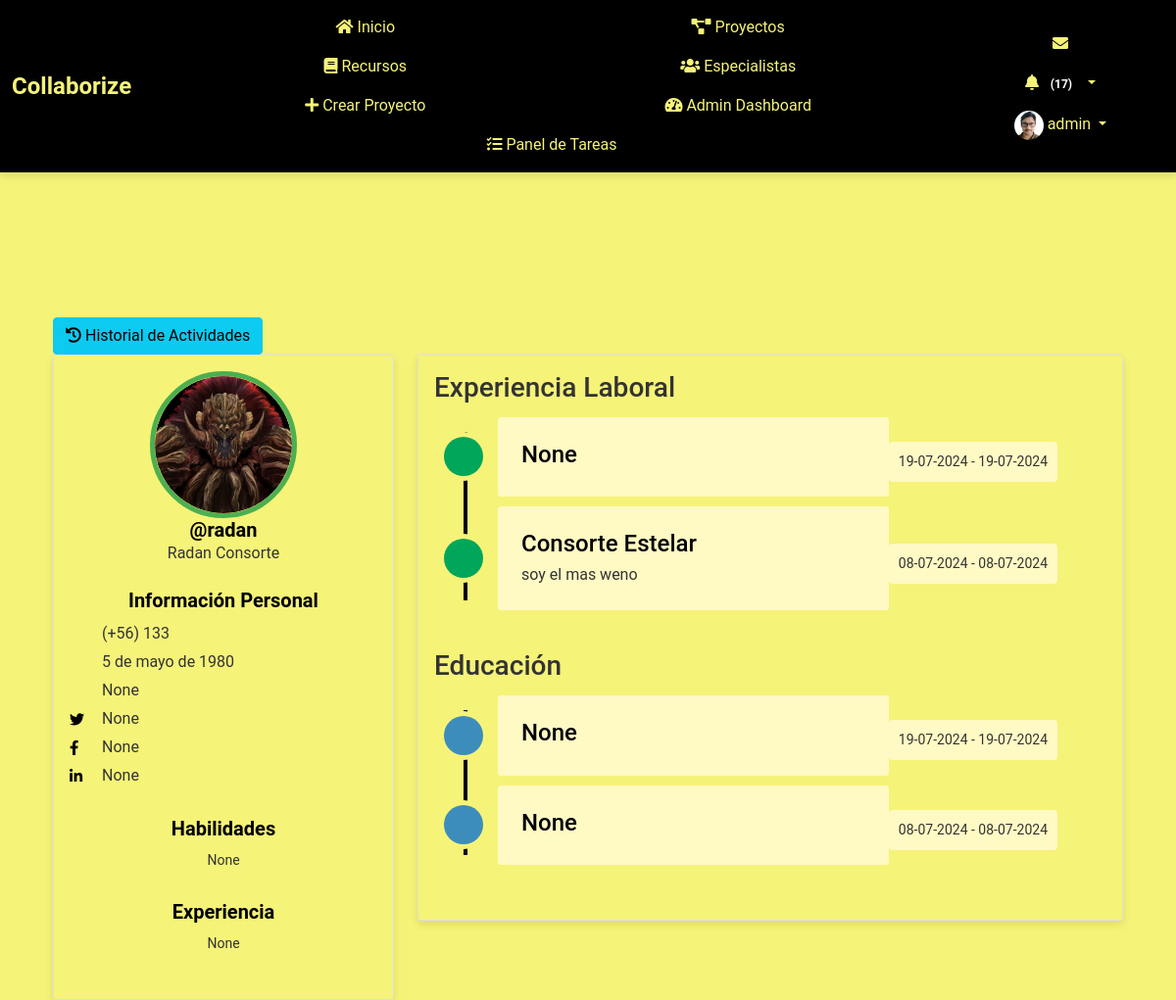
Page /perfil/13/ (signed in) on the committed database.
### myapp/models.py (models this page shows, shortened)
class Perfil(models.Model):
    user = models.OneToOneField(User, on_delete=models.CASCADE)
    nombre = models.CharField(max_length=30, blank=True, null=True)
    apellido = models.CharField(max_length=30, blank=True, null=True)
    telefono = models.CharField(max_length=15, blank=True, null=True)
    fecha_nacimiento = models.DateField(null=True, blank=True)
    avatar = models.ImageField(upload_to='avatars/', null=True, blank=True)
    website = models.URLField(max_length=200, blank=True, null=True)
    twitter = models.URLField(max_length=200, blank=True, null=True)
    facebook = models.URLField(max_length=200, blank=True, null=True)
    linkedin = models.URLField(max_length=200, blank=True, null=True)
    habilidades = models.TextField(blank=True, null=True)
    experiencia = models.TextField(blank=True, null=True)
    especialidad = models.CharField(max_length=200,blank=True, null=True)
    ubicacion = models.CharField(max_length=200,blank=True, null=True)
    disponibilidad = models.BooleanField(blank=True, null=True)

class ExperienciaLaboral(models.Model):
    perfil = models.ForeignKey(Perfil, related_name='experiencias', on_delete=models.CASCADE)
    titulo = models.CharField(max_length=100, blank=True, null=True)
    descripcion = models.TextField(blank=True, null=True)
    fecha_inicio = models.DateField(default=timezone.now)
    fecha_fin = models.DateField(blank=True, null=True)

class Educacion(models.Model):
    perfil = models.ForeignKey(Perfil, related_name='educaciones', on_delete=models.CASCADE)
    titulo = models.CharField(max_length=100, blank=True, null=True)
    institucion = models.CharField(max_length=100, blank=True, null=True)
    fecha_inicio = models.DateField(default=timezone.now)
    fecha_fin = models.DateField(blank=True, null=True)

### myapp/views.py (the view)
# urls.py: path('perfil/<int:user_id>/', views.ver_perfil, name='ver_perfil'),
@login_required
def ver_perfil(request, user_id):
    usuario = get_object_or_404(User, id=user_id)
    perfil = usuario.perfil
    if request.method == 'POST':
        if 'toggle_disponibilidad' in request.POST:
            perfil.disponibilidad = not perfil.disponibilidad
            perfil.save()
        return redirect('ver_perfil', user_id=user_id)
    experiencias = ExperienciaLaboral.objects.filter(perfil=perfil).order_by('-fecha_inicio')
    educaciones = Educacion.objects.filter(perfil=perfil).order_by('-fecha_inicio')
    proyectos_creados = Proyecto.objects.filter(creador=usuario)
    proyectos_colaborados = Proyecto.objects.filter(colaboradores=usuario)
    return render(request, 'myapp/ver_perfil.html', {
        'usuario': usuario,
        'perfil': perfil,
        'experiencias': experiencias,
        'educaciones': educaciones,
        'proyectos_creados': proyectos_creados,
        'proyectos_colaborados': proyectos_colaborados,
    })

### myapp/templates/myapp/ver_perfil.html (shortened to what this page needs)
{% extends 'myapp/base.html' %}
{% load static %}
{% load custom_filters %}
{% block extra_css %}
<link rel="stylesheet" href="{% static 'css/ver_perfil.css' %}">
<link href="https://cdnjs.cloudflare.com/ajax/libs/font-awesome/5.11.2/css/all.min.css" rel="stylesheet">
<link href="https://cdn.jsdelivr.net/npm/@icon/entypo@1.0.3/entypo.css" rel="stylesheet">
{% endblock %}
{% block content %}
<div class="container bootstrap snippet mt-5">
    <div class="row">
        <div class="col-md-12">
            <div class="btn-group-custom">
                <a href="{% url 'historial_actividades' usuario.id %}" class="btn btn-info btn-custom">
                    <i class="fa fa-history"></i> Historial de Actividades
                </a>
            </div>
        </div>
    </div>
    <div class="row">
        <div class="col-md-4">
            <div class="left-profile-card card">
                <div class="card-body">
                    <div class="user-profile {% if perfil.disponibilidad %}available{% else %}not-available{% endif %}">
                        {% if perfil.avatar %}
                            <img src="{{ perfil.avatar.url }}" alt="Avatar">
                        {% else %}
                            <img src="{% static 'images/default-avatar.png' %}" alt="Avatar">
                        {% endif %}
                    </div>
                    <h3>@{{ usuario.username }}</h3>
                    <p>{{ perfil.nombre }} {{ perfil.apellido }}</p>
                    <div class="personal-info mt-4">
                        <h3>Información Personal</h3>
                        <ul class="personal-list">
                            <li>(+56) {{ perfil.telefono }}</li>
                            <li>{{ perfil.fecha_nacimiento }}</li>
                            <li>{{ perfil.website }}</li>
                            <li><i class="fab fa-twitter"></i> {{ perfil.twitter }}</li>
                            <li><i class="fab fa-facebook-f"></i> {{ perfil.facebook }}</li>
                            <li><i class="fab fa-linkedin-in"></i> {{ perfil.linkedin }}</li>
                        </ul>
                    </div>
                    <div class="personal-info mt-4">
                        <h3>Habilidades</h3>
                        <p>{{ perfil.habilidades }}</p>
                    </div>
                    <div class="personal-info mt-4">
                        <h3>Experiencia</h3>
                        <p>{{ perfil.experiencia }}</p>
                    </div>
                </div>
            </div>
        </div>
        <div class="col-md-8">
            <div class="right-profile-card card">
                <div class="card-body">
                    <h3>Experiencia Laboral</h3>
                    <div class="timeline-centered">
                        {% for experiencia in experiencias %}
                            <article class="timeline-entry">
                                <div class="timeline-entry-inner">
                                    <div class="timeline-icon bg-success">
                                    </div>
                                    <div class="timeline-label">
                                        <h2>{{ experiencia.titulo }}</h2>
                                        <p>{{ experiencia.descripcion }}</p>
                                    </div>
                                    <time class="timeline-time" datetime="{{ experiencia.fecha_inicio }}">{{ experiencia.fecha_inicio|date:"d-m-Y" }} -
                                        {% if experiencia.fecha_fin %}
                                            {{ experiencia.fecha_fin|date:"d-m-Y" }}
                                        {% else %}
                                            Actualmente
                                        {% endif %}
                                    </time>
                                </div>
                            </article>
                        {% endfor %}
                    </div>
                    <h3>Educación</h3>
                    <div class="timeline-centered">
                        {% for educacion in educaciones %}
                            <article class="timeline-entry">
                                <div class="timeline-entry-inner">
                                    <div class="timeline-icon bg-info">
                                    </div>
                                    <div class="timeline-label">
                                        <h2>{{ educacion.institucion }}</h2>
                                    </div>
                                    <time class="timeline-time" datetime="{{ educacion.fecha_inicio }}">{{ educacion.fecha_inicio|date:"d-m-Y" }} -
                                        {% if educacion.fecha_fin %}
                                            {{ educacion.fecha_fin|date:"d-m-Y" }}
                                        {% else %}
                                            Actualmente
                                        {% endif %}
                                    </time>
                                </div>
                            </article>
                        {% endfor %}
                    </div>
                </div>
            </div>
        </div>
    </div>
</div>
{% endblock %}

### myapp/templates/myapp/base.html (shortened to what this page needs)
<!DOCTYPE html>
<html lang="es">
<head>
    {% load static %}
    <link rel="stylesheet" href="https://cdn.jsdelivr.net/npm/bootstrap@5.1.3/dist/css/bootstrap.min.css">
    <link rel="stylesheet" href="https://cdnjs.cloudflare.com/ajax/libs/font-awesome/5.15.4/css/all.min.css">
    <link rel="stylesheet" href="https://cdn.jsdelivr.net/npm/@icon/entypo@1.0.3/entypo.css">
    <link rel="stylesheet" href="https://cdnjs.cloudflare.com/ajax/libs/bootstrap-datepicker/1.9.0/css/bootstrap-datepicker.min.css">
    <link rel="stylesheet" href="{% static 'css/style.css' %}">
    <link rel="stylesheet" href="{% static 'css/ver_perfil.css' %}">
    <link rel="stylesheet" href="{% static 'css/register.css' %}">
    {% block extra_css %}{% endblock %}
</head>
<body>
    {% if user.is_authenticated %}
    <header>
        <nav class="navbar navbar-expand-lg fixed-top custom-navbar">
            <div class="container-fluid d-flex justify-content-between align-items-center">
                <a class="navbar-brand" href="{% url 'index' %}">
                    <span style="font-weight: bold; color: #f5f378; font-size: 1.5rem;">Collaborize</span>
                </a>
                <div class="collapse navbar-collapse justify-content-between" id="navbarNav">
                    <ul class="navbar-nav mx-auto">
                        <li class="nav-item"><a class="nav-link" href="{% url 'index' %}"><i class="fas fa-home"></i> Inicio</a></li>
                        <li class="nav-item"><a class="nav-link" href="{% url 'proyecto_lista' %}"><i class="fas fa-project-diagram"></i> Proyectos</a></li>
                        <li class="nav-item"><a class="nav-link" href="{% url 'listar_recursos' %}"><i class="fas fa-book"></i> Recursos</a></li>
                        <li class="nav-item"><a class="nav-link" href="{% url 'listar_especialistas' %}"><i class="fas fa-users"></i> Especialistas</a></li>
                        {% if user.is_staff %}
                        <li class="nav-item"><a class="nav-link" href="{% url 'crear_proyecto' %}"><i class="fas fa-plus"></i> Crear Proyecto</a></li>
                        <li class="nav-item"><a class="nav-link" href="{% url 'admin_dashboard' %}"><i class="fas fa-tachometer-alt"></i> Admin Dashboard</a></li>
                        <li class="nav-item"><a class="nav-link" href="{% url 'admin_panel_tareas' %}"><i class="fas fa-tasks"></i> Panel de Tareas</a></li>
                        {% endif %}
                    </ul>
                    <ul class="navbar-nav ms-auto">
                        <li class="nav-item">
                            <a class="nav-link" href="{% url 'listar_mensajes' %}"><i class="fas fa-envelope"></i>
                            </a>
                        </li>
                        <li class="nav-item dropdown">
                            <a class="nav-link dropdown-toggle" href="#" id="notificacionesDropdown" role="button" data-bs-toggle="dropdown" aria-haspopup="true" aria-expanded="false">
                                <i class="fas fa-bell"></i>
                                <span id="notificaciones-count" class="badge badge-danger"></span>
                            </a>
                        </li>
                        <li class="nav-item dropdown">
                            <a class="nav-link dropdown-toggle" href="#" id="perfilDropdown" role="button" data-bs-toggle="dropdown" aria-haspopup="true" aria-expanded="false">
                                <img src="{% if user.perfil.avatar %}{{ user.perfil.avatar.url }}{% else %}{% static 'images/default_avatar.png' %}{% endif %}" alt="Foto de perfil" class="rounded-circle" width="30" height="30">
                                {{ user.username }}
                            </a>
                        </li>
                    </ul>
                </div>
            </div>
        </nav>
    </header>
    {% endif %}
    <main class="container">
        {% block content %}{% endblock %}
    </main>
</body>
</html>

### myapp/static/css/style.css (style rules this page uses)
body { padding-top: 60px; background-color: #f5f378; font-family: 'Roboto', sans-serif; color: #333; }
.navbar.custom-navbar { background-color: #343a40; z-index: 1000; position: fixed; top: 0; width: 100%; box-shadow: 0 4px 8px rgba(0, 0, 0, 0.1); }
.navbar.custom-navbar .navbar-nav .nav-link { color: #f5f378; transition: color 0.3s; }
.navbar.custom-navbar .navbar-brand { color: #f5f378; font-weight: bold; font-size: 1.5rem; transition: color 0.3s; }
.navbar .nav-item { margin-left: 1rem; }
@media (max-width: 1200px) { .navbar.custom-navbar .navbar-nav { flex-wrap: wrap; justify-content: center; } }
@media (max-width: 1200px) { .navbar.custom-navbar .navbar-nav .nav-item { flex: 0 0 45%; text-align: center; } }
.container { margin-top: 20px; }
.card { box-shadow: 0 4px 8px rgba(0, 0, 0, 0.1); transition: transform 0.2s; }

### myapp/static/css/register.css (style rules this page uses)
body { background-color: #dcc4fa; }

### myapp/templates/myapp/base.html (style rules this page uses)
body { background-color: #f5f378; }
.navbar.custom-navbar { background-color: #000000; z-index: 1000; }
.navbar.custom-navbar .navbar-nav .nav-link { color: #f5f378; }
.navbar.custom-navbar .navbar-brand { color: #f5f378; }
.navbar .nav-item { margin-left: 1rem; }
@media (max-width: 1200px) { .navbar.custom-navbar .navbar-nav { flex-wrap: wrap; justify-content: center; } }
@media (max-width: 1200px) { .navbar.custom-navbar .navbar-nav .nav-item { flex: 0 0 45%; text-align: center; } }

### rows in the picture
Perfil: avatar (picture), nombre "Radan", apellido "Consorte", telefono "133", fecha_nacimiento "5 de mayo de 1980", website "None", twitter "None", facebook "None", linkedin "None", habilidades "None", experiencia "None"
ExperienciaLaboral: titulo "None", fecha_inicio "19-07-2024", fecha_fin "19-07-2024"
ExperienciaLaboral: titulo "Consorte Estelar", descripcion "soy el mas weno", fecha_inicio "08-07-2024", fecha_fin "08-07-2024"
Educacion: institucion "None", fecha_inicio "19-07-2024", fecha_fin "19-07-2024"
Educacion: institucion "None", fecha_inicio "08-07-2024", fecha_fin "08-07-2024"

### other values in the picture
{{ user.username }} "admin"
{{ usuario.username }} "radan"
